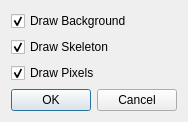
<?xml version="1.0" encoding="UTF-8"?>
<ui version="4.0">
 <class>KinectOptionsDialog</class>
 <widget class="QDialog" name="KinectOptionsDialog">
  <property name="geometry">
   <rect>
    <x>0</x>
    <y>0</y>
    <width>176</width>
    <height>112</height>
   </rect>
  </property>
  <property name="windowTitle">
   <string>Kinect Options</string>
  </property>
  <layout class="QHBoxLayout" name="horizontalLayout">
   <item>
    <layout class="QVBoxLayout" name="verticalLayout">
     <item>
      <widget class="QCheckBox" name="drawBackground">
       <property name="text">
        <string>Draw Background</string>
       </property>
       <property name="checked">
        <bool>true</bool>
       </property>
      </widget>
     </item>
     <item>
      <widget class="QCheckBox" name="drawSkeleton">
       <property name="text">
        <string>Draw Skeleton</string>
       </property>
       <property name="checked">
        <bool>true</bool>
       </property>
      </widget>
     </item>
     <item>
      <widget class="QCheckBox" name="drawPixels">
       <property name="text">
        <string>Draw Pixels</string>
       </property>
       <property name="checked">
        <bool>true</bool>
       </property>
      </widget>
     </item>
     <item>
      <widget class="QDialogButtonBox" name="buttonBox">
       <property name="orientation">
        <enum>Qt::Horizontal</enum>
       </property>
       <property name="standardButtons">
        <set>QDialogButtonBox::Cancel|QDialogButtonBox::Ok</set>
       </property>
      </widget>
     </item>
    </layout>
   </item>
  </layout>
 </widget>
 <resources/>
 <connections>
  <connection>
   <sender>buttonBox</sender>
   <signal>accepted()</signal>
   <receiver>KinectOptionsDialog</receiver>
   <slot>accept()</slot>
   <hints>
    <hint type="sourcelabel">
     <x>165</x>
     <y>147</y>
    </hint>
    <hint type="destinationlabel">
     <x>157</x>
     <y>274</y>
    </hint>
   </hints>
  </connection>
  <connection>
   <sender>buttonBox</sender>
   <signal>rejected()</signal>
   <receiver>KinectOptionsDialog</receiver>
   <slot>reject()</slot>
   <hints>
    <hint type="sourcelabel">
     <x>165</x>
     <y>147</y>
    </hint>
    <hint type="destinationlabel">
     <x>286</x>
     <y>274</y>
    </hint>
   </hints>
  </connection>
 </connections>
</ui>
